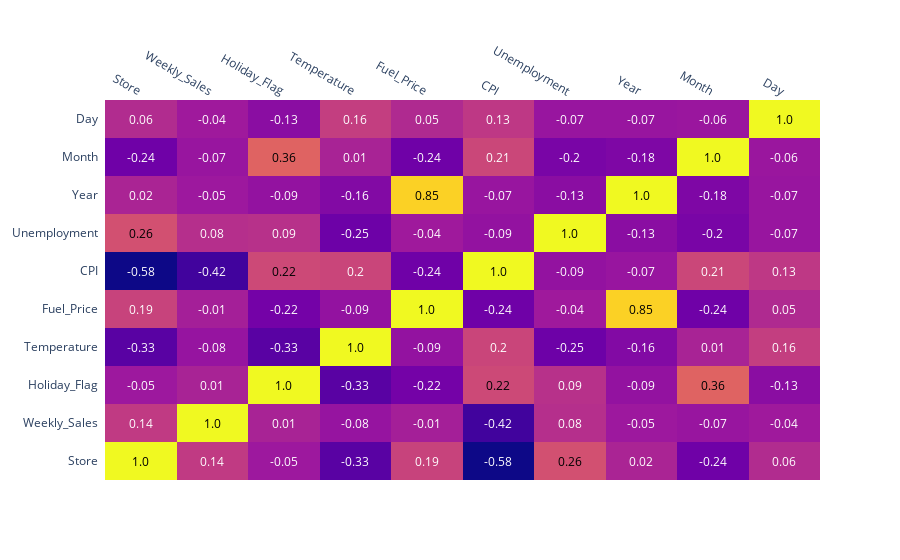

Notebook cell for this chart:
### Code cell
# Let's add correlation matrix
corr_matrix = df.corr().round(2)

import plotly.figure_factory as ff

fig = ff.create_annotated_heatmap(corr_matrix.values,
                                  x = corr_matrix.columns.tolist(),
                                  y = corr_matrix.index.tolist())


fig.show()

### Figure 1 — Plotly figure (JSON) as saved in the notebook; plotly's stock layout.template omitted (floating-point values rounded to 4 significant figures)
{"data": [{"colorscale": [[0, "#0d0887"], [0.1111, "#46039f"], [0.2222, "#7201a8"], [0.3333, "#9c179e"], [0.4444, "#bd3786"], [0.5556, "#d8576b"], [0.6667, "#ed7953"], [0.7778, "#fb9f3a"], [0.8889, "#fdca26"], [1, "#f0f921"]], "reversescale": false, "showscale": false, "type": "heatmap", "x": ["Store", "Weekly_Sales", "Holiday_Flag", "Temperature", "Fuel_Price", "CPI", "Unemployment", "Year", "Month", "Day"], "y": ["Store", "Weekly_Sales", "Holiday_Flag", "Temperature", "Fuel_Price", "CPI", "Unemployment", "Year", "Month", "Day"], "z": [[1, 0.14, -0.05, -0.33, 0.19, -0.58, 0.26, 0.02, -0.24, 0.06], [0.14, 1, 0.01, -0.08, -0.01, -0.42, 0.08, -0.05, -0.07, -0.04], [-0.05, 0.01, 1, -0.33, -0.22, 0.22, 0.09, -0.09, 0.36, -0.13], [-0.33, -0.08, -0.33, 1, -0.09, 0.2, -0.25, -0.16, 0.01, 0.16], [0.19, -0.01, -0.22, -0.09, 1, -0.24, -0.04, 0.85, -0.24, 0.05], [-0.58, -0.42, 0.22, 0.2, -0.24, 1, -0.09, -0.07, 0.21, 0.13], [0.26, 0.08, 0.09, -0.25, -0.04, -0.09, 1, -0.13, -0.2, -0.07], [0.02, -0.05, -0.09, -0.16, 0.85, -0.07, -0.13, 1, -0.18, -0.07], [-0.24, -0.07, 0.36, 0.01, -0.24, 0.21, -0.2, -0.18, 1, -0.06], [0.06, -0.04, -0.13, 0.16, 0.05, 0.13, -0.07, -0.07, -0.06, 1]]}], "layout": {"annotations": [{"font": {"color": "#000000"}, "showarrow": false, "text": "1.0", "x": "Store", "xref": "x", "y": "Store", "yref": "y"}, {"font": {"color": "#FFFFFF"}, "showarrow": false, "text": "0.14", "x": "Weekly_Sales", "xref": "x", "y": "Store", "yref": "y"}, {"font": {"color": "#FFFFFF"}, "showarrow": false, "text": "-0.05", "x": "Holiday_Flag", "xref": "x", "y": "Store", "yref": "y"}, {"font": {"color": "#FFFFFF"}, "showarrow": false, "text": "-0.33", "x": "Temperature", "xref": "x", "y": "Store", "yref": "y"}, {"font": {"color": "#FFFFFF"}, "showarrow": false, "text": "0.19", "x": "Fuel_Price", "xref": "x", "y": "Store", "yref": "y"}, {"font": {"color": "#FFFFFF"}, "showarrow": false, "text": "-0.58", "x": "CPI", "xref": "x", "y": "Store", "yref": "y"}, {"font": {"color": "#000000"}, "showarrow": false, "text": "0.26", "x": "Unemployment", "xref": "x", "y": "Store", "yref": "y"}, {"font": {"color": "#FFFFFF"}, "showarrow": false, "text": "0.02", "x": "Year", "xref": "x", "y": "Store", "yref": "y"}, {"font": {"color": "#FFFFFF"}, "showarrow": false, "text": "-0.24", "x": "Month", "xref": "x", "y": "Store", "yref": "y"}, {"font": {"color": "#FFFFFF"}, "showarrow": false, "text": "0.06", "x": "Day", "xref": "x", "y": "Store", "yref": "y"}, {"font": {"color": "#FFFFFF"}, "showarrow": false, "text": "0.14", "x": "Store", "xref": "x", "y": "Weekly_Sales", "yref": "y"}, {"font": {"color": "#000000"}, "showarrow": false, "text": "1.0", "x": "Weekly_Sales", "xref": "x", "y": "Weekly_Sales", "yref": "y"}, {"font": {"color": "#FFFFFF"}, "showarrow": false, "text": "0.01", "x": "Holiday_Flag", "xref": "x", "y": "Weekly_Sales", "yref": "y"}, {"font": {"color": "#FFFFFF"}, "showarrow": false, "text": "-0.08", "x": "Temperature", "xref": "x", "y": "Weekly_Sales", "yref": "y"}, {"font": {"color": "#FFFFFF"}, "showarrow": false, "text": "-0.01", "x": "Fuel_Price", "xref": "x", "y": "Weekly_Sales", "yref": "y"}, {"font": {"color": "#FFFFFF"}, "showarrow": false, "text": "-0.42", "x": "CPI", "xref": "x", "y": "Weekly_Sales", "yref": "y"}, {"font": {"color": "#FFFFFF"}, "showarrow": false, "text": "0.08", "x": "Unemployment", "xref": "x", "y": "Weekly_Sales", "yref": "y"}, {"font": {"color": "#FFFFFF"}, "showarrow": false, "text": "-0.05", "x": "Year", "xref": "x", "y": "Weekly_Sales", "yref": "y"}, {"font": {"color": "#FFFFFF"}, "showarrow": false, "text": "-0.07", "x": "Month", "xref": "x", "y": "Weekly_Sales", "yref": "y"}, {"font": {"color": "#FFFFFF"}, "showarrow": false, "text": "-0.04", "x": "Day", "xref": "x", "y": "Weekly_Sales", "yref": "y"}, {"font": {"color": "#FFFFFF"}, "showarrow": false, "text": "-0.05", "x": "Store", "xref": "x", "y": "Holiday_Flag", "yref": "y"}, {"font": {"color": "#FFFFFF"}, "showarrow": false, "text": "0.01", "x": "Weekly_Sales", "xref": "x", "y": "Holiday_Flag", "yref": "y"}, {"font": {"color": "#000000"}, "showarrow": false, "text": "1.0", "x": "Holiday_Flag", "xref": "x", "y": "Holiday_Flag", "yref": "y"}, {"font": {"color": "#FFFFFF"}, "showarrow": false, "text": "-0.33", "x": "Temperature", "xref": "x", "y": "Holiday_Flag", "yref": "y"}, {"font": {"color": "#FFFFFF"}, "showarrow": false, "text": "-0.22", "x": "Fuel_Price", "xref": "x", "y": "Holiday_Flag", "yref": "y"}, {"font": {"color": "#000000"}, "showarrow": false, "text": "0.22", "x": "CPI", "xref": "x", "y": "Holiday_Flag", "yref": "y"}, {"font": {"color": "#FFFFFF"}, "showarrow": false, "text": "0.09", "x": "Unemployment", "xref": "x", "y": "Holiday_Flag", "yref": "y"}, {"font": {"color": "#FFFFFF"}, "showarrow": false, "text": "-0.09", "x": "Year", "xref": "x", "y": "Holiday_Flag", "yref": "y"}, {"font": {"color": "#000000"}, "showarrow": false, "text": "0.36", "x": "Month", "xref": "x", "y": "Holiday_Flag", "yref": "y"}, {"font": {"color": "#FFFFFF"}, "showarrow": false, "text": "-0.13", "x": "Day", "xref": "x", "y": "Holiday_Flag", "yref": "y"}, {"font": {"color": "#FFFFFF"}, "showarrow": false, "text": "-0.33", "x": "Store", "xref": "x", "y": "Temperature", "yref": "y"}, {"font": {"color": "#FFFFFF"}, "showarrow": false, "text": "-0.08", "x": "Weekly_Sales", "xref": "x", "y": "Temperature", "yref": "y"}, {"font": {"color": "#FFFFFF"}, "showarrow": false, "text": "-0.33", "x": "Holiday_Flag", "xref": "x", "y": "Temperature", "yref": "y"}, {"font": {"color": "#000000"}, "showarrow": false, "text": "1.0", "x": "Temperature", "xref": "x", "y": "Temperature", "yref": "y"}, {"font": {"color": "#FFFFFF"}, "showarrow": false, "text": "-0.09", "x": "Fuel_Price", "xref": "x", "y": "Temperature", "yref": "y"}, {"font": {"color": "#FFFFFF"}, "showarrow": false, "text": "0.2", "x": "CPI", "xref": "x", "y": "Temperature", "yref": "y"}, {"font": {"color": "#FFFFFF"}, "showarrow": false, "text": "-0.25", "x": "Unemployment", "xref": "x", "y": "Temperature", "yref": "y"}, {"font": {"color": "#FFFFFF"}, "showarrow": false, "text": "-0.16", "x": "Year", "xref": "x", "y": "Temperature", "yref": "y"}, {"font": {"color": "#FFFFFF"}, "showarrow": false, "text": "0.01", "x": "Month", "xref": "x", "y": "Temperature", "yref": "y"}, {"font": {"color": "#FFFFFF"}, "showarrow": false, "text": "0.16", "x": "Day", "xref": "x", "y": "Temperature", "yref": "y"}, {"font": {"color": "#FFFFFF"}, "showarrow": false, "text": "0.19", "x": "Store", "xref": "x", "y": "Fuel_Price", "yref": "y"}, {"font": {"color": "#FFFFFF"}, "showarrow": false, "text": "-0.01", "x": "Weekly_Sales", "xref": "x", "y": "Fuel_Price", "yref": "y"}, {"font": {"color": "#FFFFFF"}, "showarrow": false, "text": "-0.22", "x": "Holiday_Flag", "xref": "x", "y": "Fuel_Price", "yref": "y"}, {"font": {"color": "#FFFFFF"}, "showarrow": false, "text": "-0.09", "x": "Temperature", "xref": "x", "y": "Fuel_Price", "yref": "y"}, {"font": {"color": "#000000"}, "showarrow": false, "text": "1.0", "x": "Fuel_Price", "xref": "x", "y": "Fuel_Price", "yref": "y"}, {"font": {"color": "#FFFFFF"}, "showarrow": false, "text": "-0.24", "x": "CPI", "xref": "x", "y": "Fuel_Price", "yref": "y"}, {"font": {"color": "#FFFFFF"}, "showarrow": false, "text": "-0.04", "x": "Unemployment", "xref": "x", "y": "Fuel_Price", "yref": "y"}, {"font": {"color": "#000000"}, "showarrow": false, "text": "0.85", "x": "Year", "xref": "x", "y": "Fuel_Price", "yref": "y"}, {"font": {"color": "#FFFFFF"}, "showarrow": false, "text": "-0.24", "x": "Month", "xref": "x", "y": "Fuel_Price", "yref": "y"}, {"font": {"color": "#FFFFFF"}, "showarrow": false, "text": "0.05", "x": "Day", "xref": "x", "y": "Fuel_Price", "yref": "y"}, {"font": {"color": "#FFFFFF"}, "showarrow": false, "text": "-0.58", "x": "Store", "xref": "x", "y": "CPI", "yref": "y"}, {"font": {"color": "#FFFFFF"}, "showarrow": false, "text": "-0.42", "x": "Weekly_Sales", "xref": "x", "y": "CPI", "yref": "y"}, {"font": {"color": "#000000"}, "showarrow": false, "text": "0.22", "x": "Holiday_Flag", "xref": "x", "y": "CPI", "yref": "y"}, {"font": {"color": "#FFFFFF"}, "showarrow": false, "text": "0.2", "x": "Temperature", "xref": "x", "y": "CPI", "yref": "y"}, {"font": {"color": "#FFFFFF"}, "showarrow": false, "text": "-0.24", "x": "Fuel_Price", "xref": "x", "y": "CPI", "yref": "y"}, {"font": {"color": "#000000"}, "showarrow": false, "text": "1.0", "x": "CPI", "xref": "x", "y": "CPI", "yref": "y"}, {"font": {"color": "#FFFFFF"}, "showarrow": false, "text": "-0.09", "x": "Unemployment", "xref": "x", "y": "CPI", "yref": "y"}, {"font": {"color": "#FFFFFF"}, "showarrow": false, "text": "-0.07", "x": "Year", "xref": "x", "y": "CPI", "yref": "y"}, {"font": {"color": "#FFFFFF"}, "showarrow": false, "text": "0.21", "x": "Month", "xref": "x", "y": "CPI", "yref": "y"}, {"font": {"color": "#FFFFFF"}, "showarrow": false, "text": "0.13", "x": "Day", "xref": "x", "y": "CPI", "yref": "y"}, {"font": {"color": "#000000"}, "showarrow": false, "text": "0.26", "x": "Store", "xref": "x", "y": "Unemployment", "yref": "y"}, {"font": {"color": "#FFFFFF"}, "showarrow": false, "text": "0.08", "x": "Weekly_Sales", "xref": "x", "y": "Unemployment", "yref": "y"}, {"font": {"color": "#FFFFFF"}, "showarrow": false, "text": "0.09", "x": "Holiday_Flag", "xref": "x", "y": "Unemployment", "yref": "y"}, {"font": {"color": "#FFFFFF"}, "showarrow": false, "text": "-0.25", "x": "Temperature", "xref": "x", "y": "Unemployment", "yref": "y"}, {"font": {"color": "#FFFFFF"}, "showarrow": false, "text": "-0.04", "x": "Fuel_Price", "xref": "x", "y": "Unemployment", "yref": "y"}, {"font": {"color": "#FFFFFF"}, "showarrow": false, "text": "-0.09", "x": "CPI", "xref": "x", "y": "Unemployment", "yref": "y"}, {"font": {"color": "#000000"}, "showarrow": false, "text": "1.0", "x": "Unemployment", "xref": "x", "y": "Unemployment", "yref": "y"}, {"font": {"color": "#FFFFFF"}, "showarrow": false, "text": "-0.13", "x": "Year", "xref": "x", "y": "Unemployment", "yref": "y"}, {"font": {"color": "#FFFFFF"}, "showarrow": false, "text": "-0.2", "x": "Month", "xref": "x", "y": "Unemployment", "yref": "y"}, {"font": {"color": "#FFFFFF"}, "showarrow": false, "text": "-0.07", "x": "Day", "xref": "x", "y": "Unemployment", "yref": "y"}, {"font": {"color": "#FFFFFF"}, "showarrow": false, "text": "0.02", "x": "Store", "xref": "x", "y": "Year", "yref": "y"}, {"font": {"color": "#FFFFFF"}, "showarrow": false, "text": "-0.05", "x": "Weekly_Sales", "xref": "x", "y": "Year", "yref": "y"}, {"font": {"color": "#FFFFFF"}, "showarrow": false, "text": "-0.09", "x": "Holiday_Flag", "xref": "x", "y": "Year", "yref": "y"}, {"font": {"color": "#FFFFFF"}, "showarrow": false, "text": "-0.16", "x": "Temperature", "xref": "x", "y": "Year", "yref": "y"}, {"font": {"color": "#000000"}, "showarrow": false, "text": "0.85", "x": "Fuel_Price", "xref": "x", "y": "Year", "yref": "y"}, {"font": {"color": "#FFFFFF"}, "showarrow": false, "text": "-0.07", "x": "CPI", "xref": "x", "y": "Year", "yref": "y"}, {"font": {"color": "#FFFFFF"}, "showarrow": false, "text": "-0.13", "x": "Unemployment", "xref": "x", "y": "Year", "yref": "y"}, {"font": {"color": "#000000"}, "showarrow": false, "text": "1.0", "x": "Year", "xref": "x", "y": "Year", "yref": "y"}, {"font": {"color": "#FFFFFF"}, "showarrow": false, "text": "-0.18", "x": "Month", "xref": "x", "y": "Year", "yref": "y"}, {"font": {"color": "#FFFFFF"}, "showarrow": false, "text": "-0.07", "x": "Day", "xref": "x", "y": "Year", "yref": "y"}, {"font": {"color": "#FFFFFF"}, "showarrow": false, "text": "-0.24", "x": "Store", "xref": "x", "y": "Month", "yref": "y"}, {"font": {"color": "#FFFFFF"}, "showarrow": false, "text": "-0.07", "x": "Weekly_Sales", "xref": "x", "y": "Month", "yref": "y"}, {"font": {"color": "#000000"}, "showarrow": false, "text": "0.36", "x": "Holiday_Flag", "xref": "x", "y": "Month", "yref": "y"}, {"font": {"color": "#FFFFFF"}, "showarrow": false, "text": "0.01", "x": "Temperature", "xref": "x", "y": "Month", "yref": "y"}, {"font": {"color": "#FFFFFF"}, "showarrow": false, "text": "-0.24", "x": "Fuel_Price", "xref": "x", "y": "Month", "yref": "y"}, {"font": {"color": "#FFFFFF"}, "showarrow": false, "text": "0.21", "x": "CPI", "xref": "x", "y": "Month", "yref": "y"}, {"font": {"color": "#FFFFFF"}, "showarrow": false, "text": "-0.2", "x": "Unemployment", "xref": "x", "y": "Month", "yref": "y"}, {"font": {"color": "#FFFFFF"}, "showarrow": false, "text": "-0.18", "x": "Year", "xref": "x", "y": "Month", "yref": "y"}, {"font": {"color": "#000000"}, "showarrow": false, "text": "1.0", "x": "Month", "xref": "x", "y": "Month", "yref": "y"}, {"font": {"color": "#FFFFFF"}, "showarrow": false, "text": "-0.06", "x": "Day", "xref": "x", "y": "Month", "yref": "y"}, {"font": {"color": "#FFFFFF"}, "showarrow": false, "text": "0.06", "x": "Store", "xref": "x", "y": "Day", "yref": "y"}, {"font": {"color": "#FFFFFF"}, "showarrow": false, "text": "-0.04", "x": "Weekly_Sales", "xref": "x", "y": "Day", "yref": "y"}, {"font": {"color": "#FFFFFF"}, "showarrow": false, "text": "-0.13", "x": "Holiday_Flag", "xref": "x", "y": "Day", "yref": "y"}, {"font": {"color": "#FFFFFF"}, "showarrow": false, "text": "0.16", "x": "Temperature", "xref": "x", "y": "Day", "yref": "y"}, {"font": {"color": "#FFFFFF"}, "showarrow": false, "text": "0.05", "x": "Fuel_Price", "xref": "x", "y": "Day", "yref": "y"}, {"font": {"color": "#FFFFFF"}, "showarrow": false, "text": "0.13", "x": "CPI", "xref": "x", "y": "Day", "yref": "y"}, {"font": {"color": "#FFFFFF"}, "showarrow": false, "text": "-0.07", "x": "Unemployment", "xref": "x", "y": "Day", "yref": "y"}, {"font": {"color": "#FFFFFF"}, "showarrow": false, "text": "-0.07", "x": "Year", "xref": "x", "y": "Day", "yref": "y"}, {"font": {"color": "#FFFFFF"}, "showarrow": false, "text": "-0.06", "x": "Month", "xref": "x", "y": "Day", "yref": "y"}, {"font": {"color": "#000000"}, "showarrow": false, "text": "1.0", "x": "Day", "xref": "x", "y": "Day", "yref": "y"}], "xaxis": {"dtick": 1, "gridcolor": "rgb(0, 0, 0)", "side": "top", "ticks": ""}, "yaxis": {"dtick": 1, "ticks": "", "ticksuffix": "  "}}}
